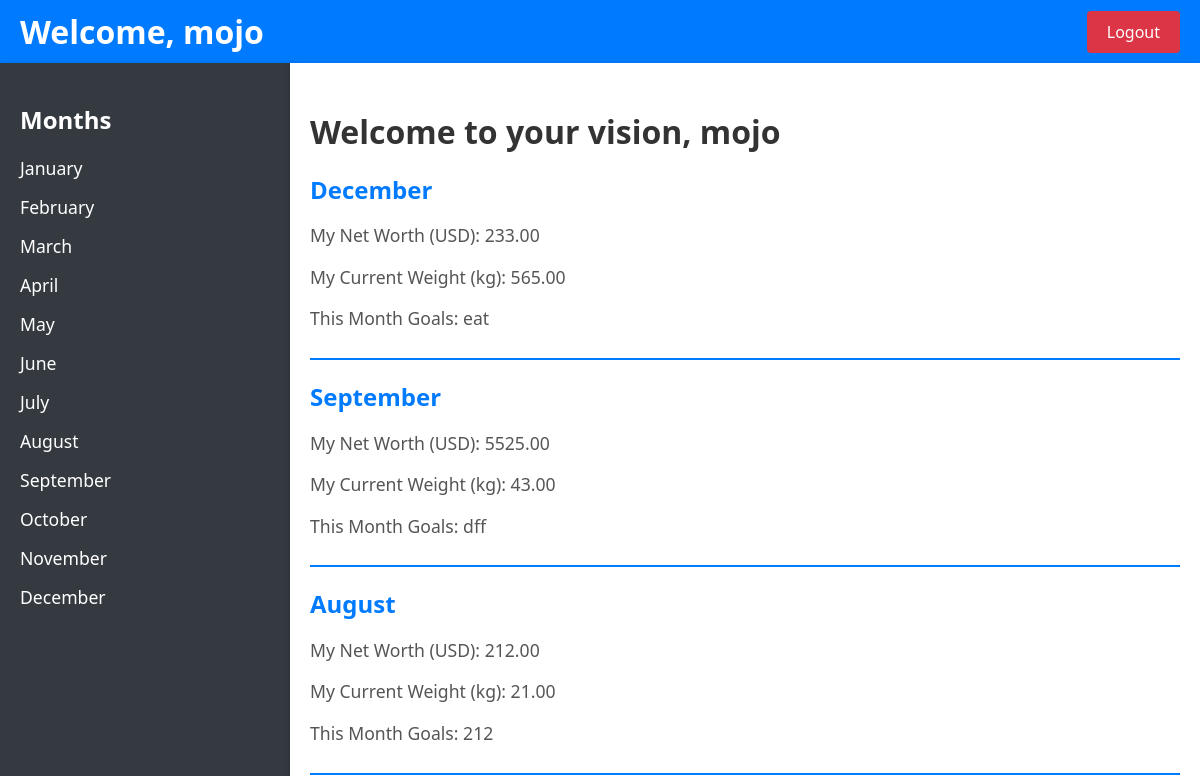
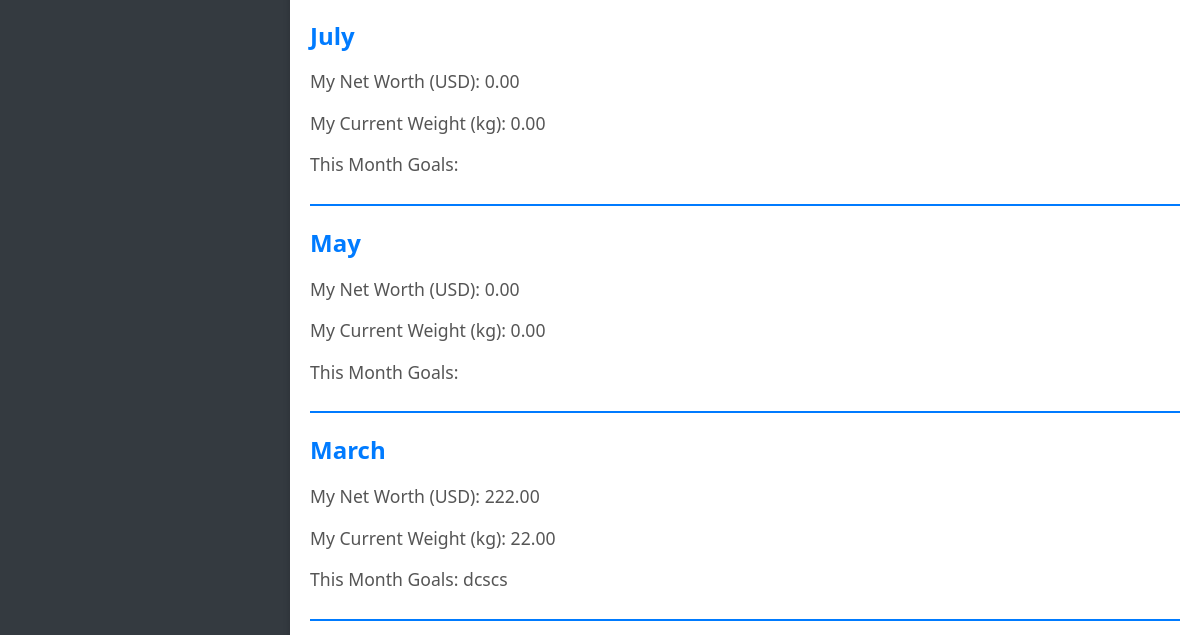
The app's page /dashboard/ (signed in, upper part), older data (2 pictures, top to bottom).
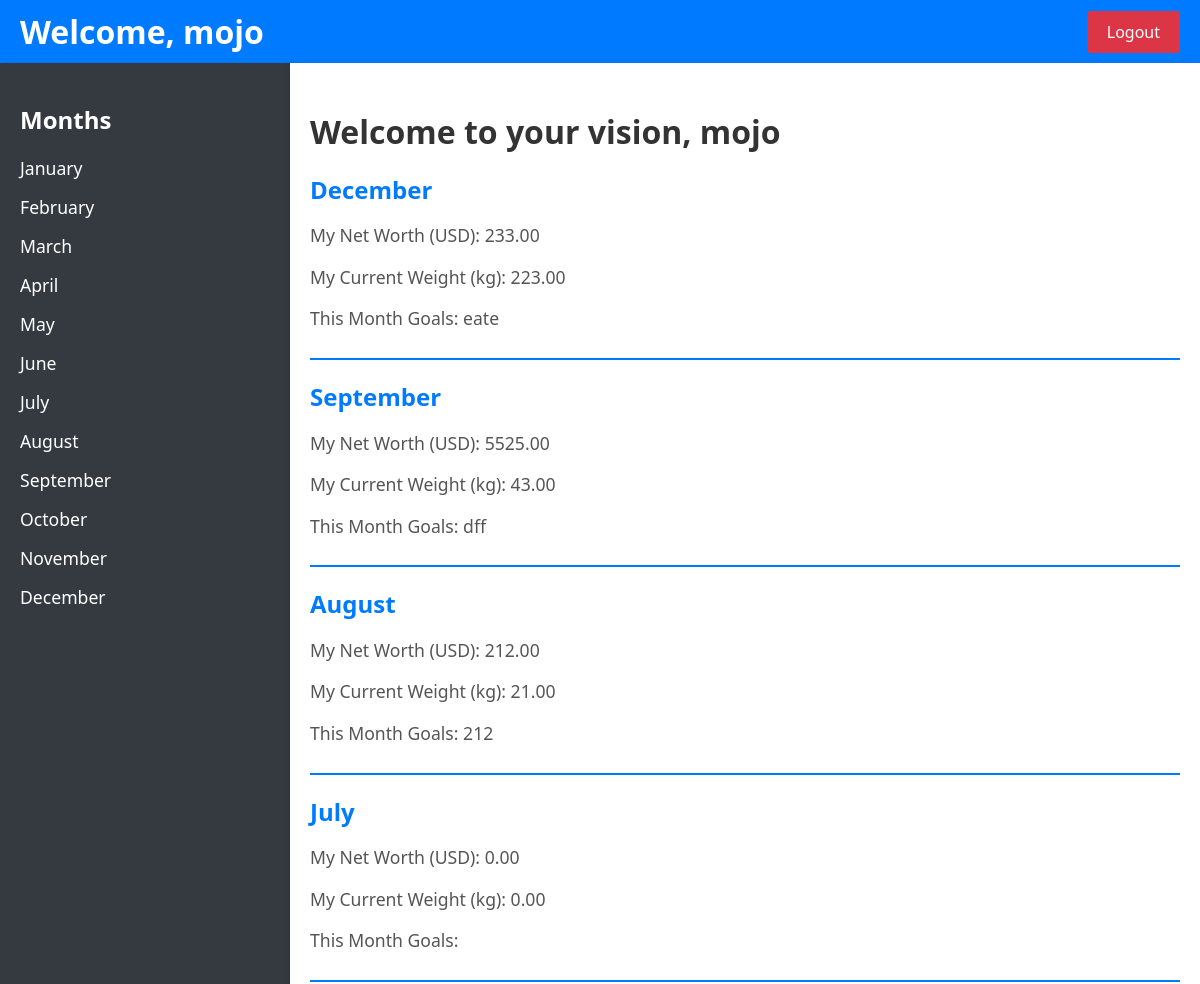
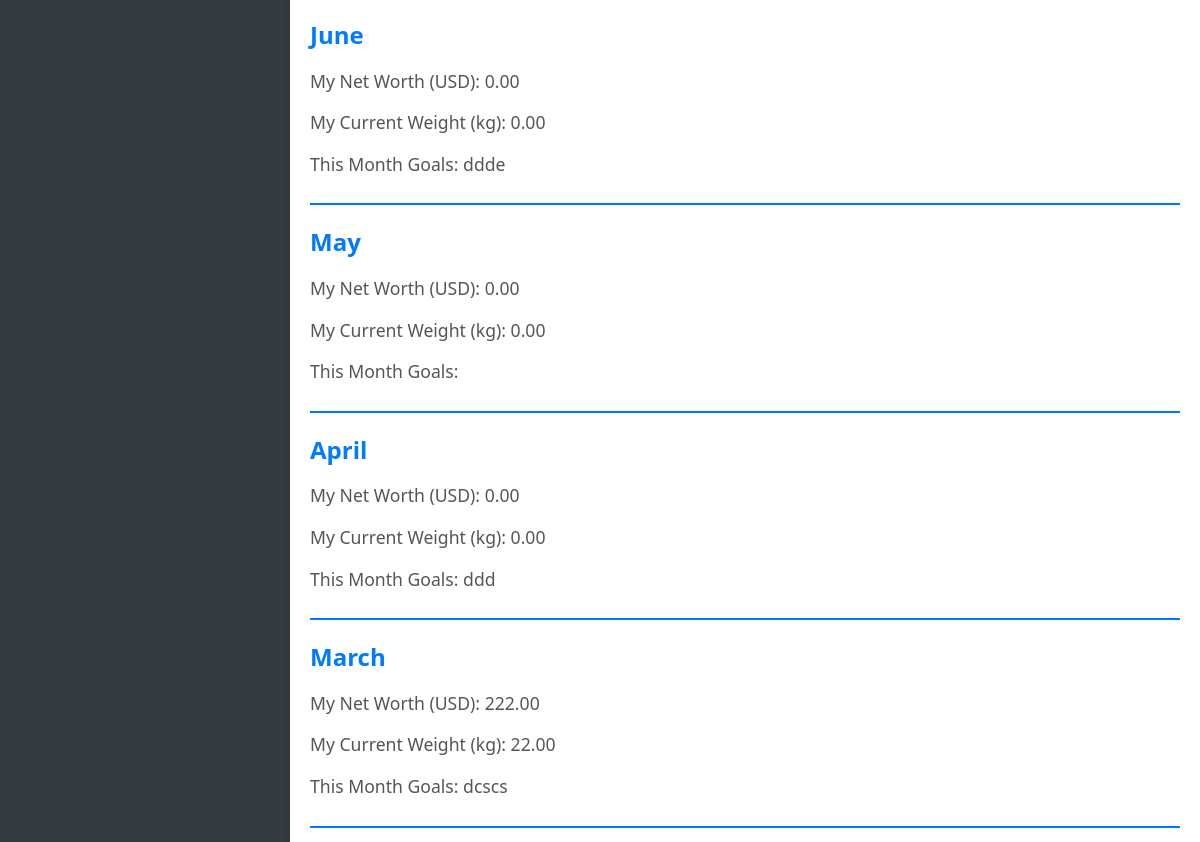
The same page, newer data (2 pictures, top to bottom).
### main/models.py (models this page shows, shortened)
class MonthlyData(models.Model):
    user = models.ForeignKey(User, on_delete=models.CASCADE)
    month = models.CharField(max_length=20)
    net_worth = models.DecimalField(max_digits=10, decimal_places=2, default=0.0)
    current_weight = models.DecimalField(max_digits=5, decimal_places=2, default=0.0)
    month_goals = models.TextField()

### main/views.py (the view)
# urls.py: path('dashboard/', views.dashboard, name='dashboard'),
@login_required
def dashboard(request):
    months = ["January", "February", "March", "April", "May", "June", "July", "August", "September", "October", "November", "December"]
    monthly_data = MonthlyData.objects.filter(user=request.user)
    month_order = {month: index for index, month in enumerate(months)}
    sorted_monthly_data = sorted(monthly_data, key=lambda x: month_order[x.month], reverse=True)
    return render(request, 'main/dashboard.html', {'username': request.user.username, 'months': months, 'monthly_data': sorted_monthly_data})

### main/templates/main/dashboard.html (shortened to what this page needs)
<!DOCTYPE html>
<html>
<head>
</head>
<body>
    <div class="top-bar">
        <h1>Welcome, {{ username }}</h1>
        <a href="{% url 'logout' %}">Logout</a>
    </div>
    <div class="container">
        <div class="sidebar">
            <h2>Months</h2>
            <ul>
                {% for month in months %}
                    <li><a href="{% url 'month_view' month %}">{{ month }}</a></li>
                {% endfor %}
            </ul>
        </div>
        <div class="main-content">
            <h2>Welcome to your vision, {{ username }}</h2>
            {% for data in monthly_data %}
            <div class="month-section">
                <div class="month-title">{{ data.month }}</div>
                <p>My Net Worth (USD): {{ data.net_worth }}</p>
                <p>My Current Weight (kg): {{ data.current_weight }}</p>
                <p>This Month Goals: {{ data.month_goals }}</p>
            </div>
            {% endfor %}
        </div>
    </div>
</body>
</html>

### main/templates/main/dashboard.html (style rules this page uses)
body { font-family: 'Segoe UI', Tahoma, Geneva, Verdana, sans-serif; margin: 0; padding: 0; display: flex; flex-direction: column; height: 100vh; background-color: #f4f4f9; }
.top-bar { display: flex; justify-content: space-between; align-items: center; background-color: #007bff; color: #fff; padding: 10px 20px; box-shadow: 0 4px 8px rgba(0, 0, 0, 0.1); }
.top-bar h1 { margin: 0; }
.top-bar a { background-color: #dc3545; color: #fff; padding: 10px 20px; border: none; border-radius: 4px; text-decoration: none; font-size: 16px; transition: background-color 0.3s ease; }
.container { display: flex; flex: 1; flex-direction: row; }
.sidebar { width: 250px; background-color: #343a40; color: #fff; padding: 20px; box-shadow: 2px 0 5px rgba(0, 0, 0, 0.1); }
.sidebar h2 { font-size: 1.5em; margin-bottom: 20px; }
.sidebar ul { list-style: none; padding: 0; }
.sidebar ul li { margin-bottom: 15px; }
.sidebar ul li a { color: #fff; text-decoration: none; font-size: 1.1em; transition: color 0.3s ease; }
.main-content { flex: 1; padding: 20px; background-color: #fff; box-shadow: -2px 0 5px rgba(0, 0, 0, 0.1); }
.main-content h2 { font-size: 2em; margin-bottom: 20px; color: #333; }
.month-section { border-bottom: 2px solid #007bff; margin-bottom: 20px; padding-bottom: 10px; }
.month-title { font-weight: bold; font-size: 1.5em; color: #007bff; }
.month-section p { font-size: 1.1em; color: #555; }

Row changes from the older to the newer data that the page shows:
changed MonthlyData "December": current_weight "565.00" → "223.00"; month_goals "eat" → "eate"
added MonthlyData: month "June", net_worth "0.00", current_weight "0.00", month_goals "ddde"
added MonthlyData: month "April", net_worth "0.00", current_weight "0.00", month_goals "ddd"
